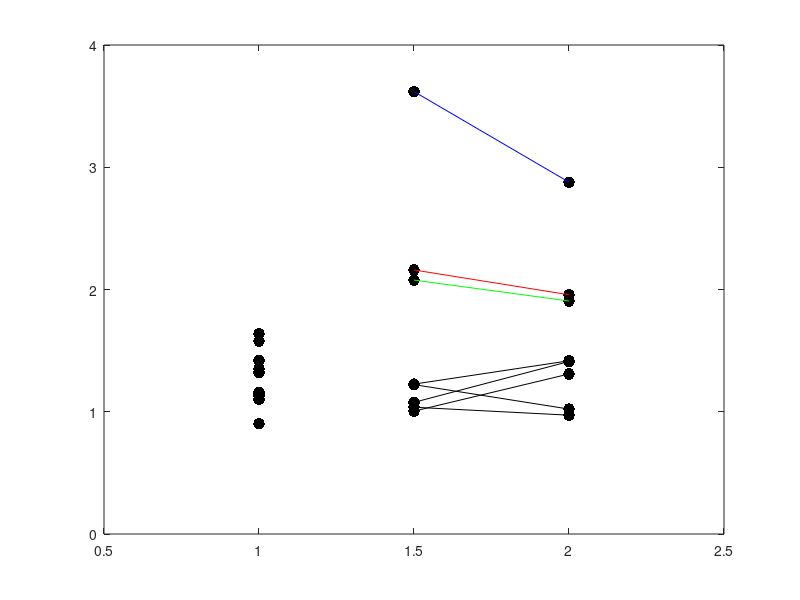
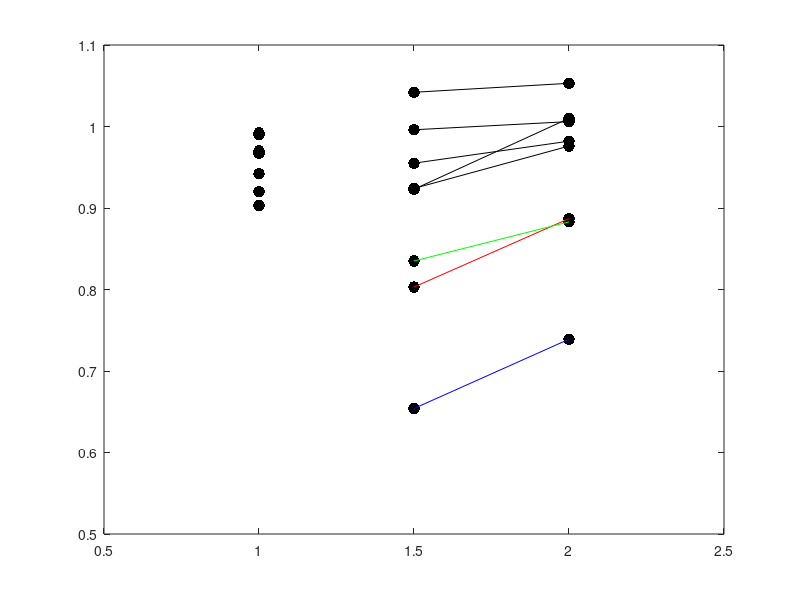
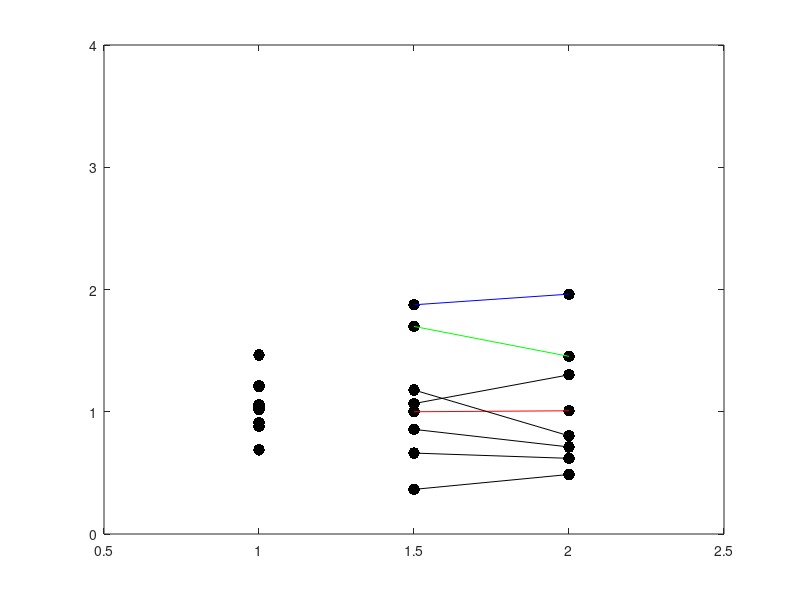
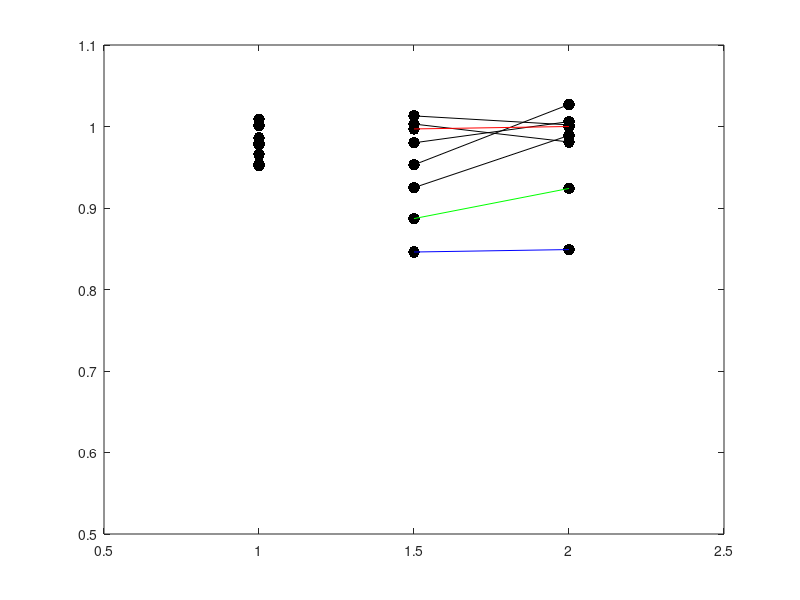

Recreate these plots in MATLAB, in order. (Note: this script raises an error after producing the figures.)
function patient_plots()
%PATIENT_PLOTS Summary of this function goes here
%   Detailed explanation goes here

% COMPARISON PLOTS
% PRIMARY ERROR
% 
colz = [1 1 1 1 1 1 1 1 1 1.5 1.5 1.5 1.5 1.5 1.5 1.5 1.5 2 2 2 2 2 2 2 2];
valz = [1.132 1.351 1.637 1.159 1.578 0.901 1.421 1.319 1.101 1.005 1.037 1.077 1.226 2.160 1.222 2.077 3.619 1.309 0.972 1.411 1.417 1.957 1.022 1.906 2.878];
p1 = [1.005 1.309];
p2 = [1.037	0.972];
p3 = [1.077 1.411];
p4 = [1.226	1.417];
p5 = [2.160	1.957];
p6 = [1.222	1.022];
p7 = [2.077	1.906];
p8 = [3.619 2.878];
col2 = [1.5 2];

figure('Name','No break trials primary error','NumberTitle','off')
plot(colz,valz,'.k','MarkerSize',25);
hold all
plot(col2,p1,'k')
plot(col2,p2,'k')
plot(col2,p3,'k')
plot(col2,p4,'k')
plot(col2,p5,'r')
plot(col2,p6,'k')
plot(col2,p7,'g')
plot(col2,p8,'b')
axis([.5,2.5,.0,4])

% % PRIMARY GAIN

colz = [1 1 1 1 1 1 1 1 1 1.5 1.5 1.5 1.5 1.5 1.5 1.5 1.5 2 2 2 2 2 2 2 2];
valz = [0.970 0.970 0.903 0.942 0.967 0.990 0.920 0.968 0.992 1.042 0.996 0.955 0.923 0.803 0.924 0.835 0.654 1.053 1.006 0.982 1.010 0.887 0.976 0.883 0.739];

p1 = [1.042 1.053];
p2 = [0.996	1.006];
p3 = [0.955 0.982];
p4 = [0.923	1.010];
p5 = [0.803	0.887];
p6 = [0.924	0.976];
p7 = [0.835	0.883];
p8 = [0.654 0.739];
col2 = [1.5 2];

figure('Name','No break trials primary gain','NumberTitle','off')
plot(colz,valz,'.k','MarkerSize',25);
hold all
plot(col2,p1,'k')
plot(col2,p2,'k')
plot(col2,p3,'k')
plot(col2,p4,'k')
plot(col2,p5,'r')
plot(col2,p6,'k')
plot(col2,p7,'g')
plot(col2,p8,'b')
axis([.5,2.5,.5,1.1]) 

% % FINAL ERROR
% 
colz = [1 1 1 1 1 1 1 1 1 1.5 1.5 1.5 1.5 1.5 1.5 1.5 1.5 2 2 2 2 2 2 2 2];
valz = [0.880 1.034 1.204 0.910 1.464 0.688 1.058 1.214 1.017 0.365 0.856 0.662 1.067 1.000 1.178 1.698 1.875 0.487 0.712 0.619 1.302 1.008 0.803 1.453 1.962];

p1 = [0.365 0.487];
p2 = [0.856 0.712];
p3 = [0.662 0.619];
p4 = [1.067 1.302];
p5 = [1.000 1.008];
p6 = [1.178 0.803];
p7 = [1.698 1.453];
p8 = [1.875 1.962];
col2 = [1.5 2];

figure('Name','No break trials final error','NumberTitle','off')
plot(colz,valz,'.k','MarkerSize',25);
hold all
plot(col2,p1,'k')
plot(col2,p2,'k')
plot(col2,p3,'k')
plot(col2,p4,'k')
plot(col2,p5,'r')
plot(col2,p6,'k')
plot(col2,p7,'g')
plot(col2,p8,'b')
axis([.5,2.5,.0,4])

% % Final GAIN

colz = [1 1 1 1 1 1 1 1 1 1.5 1.5 1.5 1.5 1.5 1.5 1.5 1.5 2 2 2 2 2 2 2 2];
valz = [0.980 1.001 0.986 0.966 0.978 1.009 0.978 0.954 0.952 1.013 0.980 1.003 0.953 0.997 0.925 0.887 0.846 1.002 1.006 0.981 1.027 1.000 0.989 0.924 0.849];

p1 = [1.013 1.002];
p2 = [0.980 1.006];
p3 = [1.003 0.981];
p4 = [0.953 1.027];
p5 = [0.997 1.000];
p6 = [0.925 0.989];
p7 = [0.887 0.924];
p8 = [0.846 0.849];
col2 = [1.5 2];

figure('Name','No break trials final gain','NumberTitle','off')
plot(colz,valz,'.k','MarkerSize',25);
hold all
plot(col2,p1,'k')
plot(col2,p2,'k')
plot(col2,p3,'k')
plot(col2,p4,'k')
plot(col2,p5,'r')
plot(col2,p6,'k')
plot(col2,p7,'g')
plot(col2,p8,'b')
axis([.5,2.5,.5,1.1]) 

% % SRT

colz = [1 1 1 1 1 1 1 1 1 1.5 1.5 1.5 1.5 1.5 1.5 1.5 1.5 2 2 2 2 2 2 2 2];
valz = [219 277 263 261 304 227 279 314 290 396 305 324 233 383 291 288 281 392 294 316 234 416 295 309 327];

p1 = [396 392];
p2 = [305 294];
p3 = [324 316];
p4 = [233 234];
p5 = [383 416];
p6 = [291 295];
p7 = [288 309];
p8 = [281 327];
col2 = [1.5 2];

figure('Name','No break trials SRT','NumberTitle','off')
plot(colz,valz,'.k','MarkerSize',25);
hold all
plot(col2,p1,'k')
plot(col2,p2,'k')
plot(col2,p3,'k')
plot(col2,p4,'k')
plot(col2,p5,'r')
plot(col2,p6,'k')
plot(col2,p7,'g')
plot(col2,p8,'b')
axis([.5,2.5,0,500]) 

% % PRIMARY GAIN VARIABILITY

colz = [1 1 1 1 1 1 1 1 1 1.5 1.5 1.5 1.5 1.5 1.5 1.5 1.5 2 2 2 2 2 2 2 2];
valz = [0.163 0.200 0.170 0.105 0.159 0.111 0.151 0.232 0.135 0.274 0.144 0.204 0.124 0.235 0.137 0.174 0.262 0.170 0.084 0.230 0.167 0.254 0.125 0.203 0.242];

p1 = [0.170 0.274];
p2 = [0.144	0.084];
p3 = [0.204 0.230];
p4 = [0.124	0.167];
p5 = [0.235	0.254];
p6 = [0.137	0.125];
p7 = [0.174	0.203];
p8 = [0.262	0.242];
col2 = [1.5 2];

figure('Name','No break trials gain variability','NumberTitle','off')
plot(colz,valz,'.k','MarkerSize',25);
hold all
plot(col2,p1,'k')
plot(col2,p2,'k')
plot(col2,p3,'k')
plot(col2,p4,'k')
plot(col2,p5,'r')
plot(col2,p6,'k')
plot(col2,p7,'g')
plot(col2,p8,'b')
axis([.5,2.5,0,0.6]) 

%%%%%%%%%%%%%%%%%%%%%%%%%%%%%%%%
% SIGNIFANCE TESTING AND PLOTS %
%%%%%%%%%%%%%%%%%%%%%%%%%%%%%%%%

% % PRIMARY ERROR

grp = {'control' 'control' 'control' 'control' 'control' 'control' 'control' 'control' 'control' 'dlpfcc' 'dlpfcc' 'dlpfcc' 'dlpfcc' 'fefc' 'dlpfcc' 'dlpfcc' 'fefc' 'dlpfci' 'dlpfci' 'dlpfci' 'dlpfci' 'fefi' 'dlpfci' 'dlpfci' 'fefi'};
valz = [1.132 1.351 1.637 1.159 1.578 0.901 1.421 1.319 1.101 1.005 1.037 1.077 1.226 2.160 1.222 2.077 3.619 1.309 0.972 1.411 1.417 1.957 1.022 1.906 2.878];
cont = [1.132 1.351 1.637 1.159 1.578 0.901 1.421 1.319 1.101];
dlpfci = [1.005 1.037 1.077 1.226 1.222 2.077];
fefi = [2.160 3.619];
dlpfcc = [1.309 0.972 1.411 1.417 1.022 1.906];
fefc = [1.957 2.878];

p = kruskalwallis(valz,grp)
pdlpfci = ranksum(cont,dlpfci)
pdlpfcc = ranksum(cont,dlpfcc)
pfefi = ranksum(cont,fefi)
pfefc = ranksum(cont,fefc)

% figure('Name','Primary error','NumberTitle','off')
% meds = [median(cont); median(dlpfci); median(dlpfcc); median(fefi); median(fefc)];
% errs = [iqr(cont); iqr(dlpfci); iqr(dlpfcc); iqr(fefi); iqr(fefc)];
% h = barwitherr(errs,meds);

figure('Name','Primary error','NumberTitle','off')
gp = [1 1 1 1 1 1 1 1 1 2 2 2 2 4 2 2 4 3 3 3 3 5 3 3 5];
boxplot(valz,gp,'whisker',0,'symbol','r','plotstyle','compact');
ylim([0 4.5])

% % PRIMARY GAIN

grp = {'control' 'control' 'control' 'control' 'control' 'control' 'control' 'control' 'control' 'dlpfcc' 'dlpfcc' 'dlpfcc' 'dlpfcc' 'fefc' 'dlpfcc' 'dlpfcc' 'fefc' 'dlpfci' 'dlpfci' 'dlpfci' 'dlpfci' 'fefi' 'dlpfci' 'dlpfci' 'fefi'};
valz = [0.970 0.970 0.903 0.942 0.967 0.990 0.920 0.968 0.992 1.042 0.996 0.955 0.923 0.803 0.924 0.835 0.654 1.053 1.006 0.982 1.010 0.887 0.976 0.883 0.739];
cont = [0.970 0.970 0.903 0.942 0.967 0.990 0.920 0.968 0.992];
dlpfci = [1.042 0.996 0.955 0.923 0.924 0.835];
fefi = [0.803 0.654];
dlpfcc = [1.053 1.006 0.982 1.010 0.976 0.883];
fefc = [0.887 0.739];

p = kruskalwallis(valz,grp)
pdlpfci = ranksum(cont,dlpfci)
pdlpfcc = ranksum(cont,dlpfcc)
pfefi = ranksum(cont,fefi)
pfefc = ranksum(cont,fefc)

figure('Name','Primary gain','NumberTitle','off')
gp = [1 1 1 1 1 1 1 1 1 2 2 2 2 4 2 2 4 3 3 3 3 5 3 3 5];
boxplot(valz,gp,'whisker',0,'symbol','r','plotstyle','compact');
ylim([.5 1.1])

% % FINAL ERROR
% 
grp = {'control' 'control' 'control' 'control' 'control' 'control' 'control' 'control' 'control' 'dlpfcc' 'dlpfcc' 'dlpfcc' 'dlpfcc' 'fefc' 'dlpfcc' 'dlpfcc' 'fefc' 'dlpfci' 'dlpfci' 'dlpfci' 'dlpfci' 'fefi' 'dlpfci' 'dlpfci' 'fefi'};
valz = [0.880 1.034 1.204 0.910 1.464 0.688 1.058 1.214 1.017 0.365 0.856 0.662 1.067 1.000 1.178 1.698 1.875 0.487 0.712 0.619 1.302 1.008 0.803 1.453 1.962];

p = kruskalwallis(valz,grp)

figure('Name','Final error','NumberTitle','off')
gp = [1 1 1 1 1 1 1 1 1 2 2 2 2 4 2 2 4 3 3 3 3 5 3 3 5];
boxplot(valz,gp,'whisker',0,'symbol','r','plotstyle','compact');
ylim([0 4.5])

% % Final GAIN

grp = {'control' 'control' 'control' 'control' 'control' 'control' 'control' 'control' 'control' 'dlpfcc' 'dlpfcc' 'dlpfcc' 'dlpfcc' 'fefc' 'dlpfcc' 'dlpfcc' 'fefc' 'dlpfci' 'dlpfci' 'dlpfci' 'dlpfci' 'fefi' 'dlpfci' 'dlpfci' 'fefi'};
valz = [0.980 1.001 0.986 0.966 0.978 1.009 0.978 0.954 0.952 1.013 0.980 1.003 0.953 0.997 0.925 0.887 0.846 1.002 1.006 0.981 1.027 1.000 0.989 0.924 0.849];

p = kruskalwallis(valz,grp)

figure('Name','Final gain','NumberTitle','off')
gp = [1 1 1 1 1 1 1 1 1 2 2 2 2 4 2 2 4 3 3 3 3 5 3 3 5];
boxplot(valz,gp,'whisker',0,'symbol','r','plotstyle','compact');
ylim([.5 1.1])

% % SRT

grp = {'control' 'control' 'control' 'control' 'control' 'control' 'control' 'control' 'control' 'dlpfcc' 'dlpfcc' 'dlpfcc' 'dlpfcc' 'fefc' 'dlpfcc' 'dlpfcc' 'fefc' 'dlpfci' 'dlpfci' 'dlpfci' 'dlpfci' 'fefi' 'dlpfci' 'dlpfci' 'fefi'};
valz = [219 277 263 261 304 227 279 314 290 396 305 324 233 383 291 288 281 392 294 316 234 416 295 309 327];
cont = [219 277 263 261 304 227 279 314 290];
dlpfci = [396 305 324 233 288 281];
fefi = [383 281];
dlpfcc = [392 294 316 234 295 309];
fefc = [416 327];

p = kruskalwallis(valz,grp)

figure('Name','SRT','NumberTitle','off')
gp = [1 1 1 1 1 1 1 1 1 2 2 2 2 4 2 2 4 3 3 3 3 5 3 3 5];
boxplot(valz,gp,'whisker',0,'symbol','r','plotstyle','compact');
ylim([0 500])

% % GAIN VARIABILITY

grp = {'control' 'control' 'control' 'control' 'control' 'control' 'control' 'control' 'control' 'dlpfcc' 'dlpfcc' 'dlpfcc' 'dlpfcc' 'fefc' 'dlpfcc' 'dlpfcc' 'fefc' 'dlpfci' 'dlpfci' 'dlpfci' 'dlpfci' 'fefi' 'dlpfci' 'dlpfci' 'fefi'};
valz = [0.163 0.200 0.170 0.105 0.159 0.111 0.151 0.232 0.135 0.274 0.144 0.204 0.124 0.235 0.137 0.174 0.262 0.170 0.084 0.230 0.167 0.254 0.125 0.203 0.242];
cont = [0.163 0.200 0.170 0.105 0.159 0.111 0.151 0.232 0.135];
dlpfci = [0.274 0.144 0.204 0.124 0.125 0.203];
fefi = [0.235 0.262];
dlpfcc = [0.170 0.084 0.230 0.167];
fefc = [0.254 0.242];

p = kruskalwallis(valz,grp)

figure('Name','Gain variability','NumberTitle','off')
gp = [1 1 1 1 1 1 1 1 1 2 2 2 2 4 2 2 4 3 3 3 3 5 3 3 5];
boxplot(valz,gp,'whisker',0,'symbol','r','plotstyle','compact');
ylim([0 .6])

% % CONTROLS L V R ERROR
le = [1.182 1.238 1.565 1.188 1.669 0.988 1.462 1.322 1.076];
ri = [1.077 1.475 1.717 1.120 1.447 0.842 1.375 1.283 1.105];

error_lr = ranksum(le,ri)

% % CONTROLS L V R GAIN

le = [0.966 0.980 0.907 0.949 0.922 0.986 0.922 0.976 0.986];
ri = [0.974 0.959 0.902 0.937 0.997 0.990 0.920 0.932 0.993];

gain_lr = ranksum(le,ri)

% % CONTROLS L V R SRT

le = [221 278 261 255 323 236 273 320 282];
ri = [219 276 265 265 291 218 285 308 300];

srt_lr = ranksum(le,ri)

% for i=1:7
%     ys(i) = dt_err(i) * (sin(bins(i)));
%     xs(i) = dt_err(i) * (cos(bins(i)));
% end
% 
% xm = mean(xs);
% ym = mean(ys);
% 
% [th,r] = cart2pol(xm,ym);
% compass(th,r);

% COMPASS PLOTS
% MEAN DIRECTION

% amp = mean(dt_err_f);
% origrho=dt_err_f;
% origtheta= bins;
% [X,Y] = pol2cart(origtheta,origrho);
% for i=1:8,am(i)=X(i)*origrho(i);bm(i)=Y(i)*origrho(i);end
% Cmx=sum(am)/sum(origrho(1:8));
% Cmy=sum(bm)/sum(origrho(1:8));
% Cmvr=sqrt(Cmx.^2 + Cmy.^2);%length
% Cmvtheta=atan2(Cmy,Cmx);%angle of average vector
% Cmvrnormorig=Cmvr/mean(origrho(1:8));
% polar(origtheta,origrho)
% hold on
% polar(Cmvtheta,amp,'*r')
% compass(Cmvtheta,amp);

% MULTISTEP SACCADES

cont = [0.070 0.058 0.080 0.058 0.025 0.008 0.089 0.004 0.045];
cl = [0.040 0.028 0.024 0.027 0 0 0.051 0 0.024 0.022];
cr = [0.029 0.028 0.055 0.030 0.004 0.008 0.038 0.003 0.013 0.023];
dlpfci = [0.024 0.037 0.035 0.008 0.006 0.060];
fefi = [0.108 0.087];
dlpfcc = [0.014 0.013 0.059 0.033 0.010 0.053];
fefc = [0.167 0.178];

c = [0.070 0.058 0.080 0.058 0.025 0.008 0.089 0.004 0.045];
d = [0.039 0.051 0.095 0.042 0.017 0.114];
f = [0.276 0.265];

figure('Name','Multisteps','NumberTitle','off')
meds = [median(cont); median(dlpfci); median(dlpfcc); median(fefi); median(fefc)];
errs = [iqr(cont); iqr(dlpfci); iqr(dlpfcc); iqr(fefi); iqr(fefc)];
h = barwitherr(errs,meds);

figure('Name','Multisteps','NumberTitle','off')
meds = [median(cl); median(cr); median(dlpfcc); median(dlpfci); median(fefc); median(fefi)];
errs = [iqr(cl); iqr(cr); iqr(dlpfcc); iqr(dlpfci); iqr(fefc); iqr(fefi)];
h = barwitherr(errs,meds);

figure('Name','Multisteps','NumberTitle','off')
meds = [median(c); median(d); median(f)];
errs = [iqr(c); iqr(d); iqr(f)];
h = barwitherr(errs,meds);

grp = {'control' 'control' 'control' 'control' 'control' 'control' 'control' 'control' 'control' 'dlpfcc' 'dlpfcc' 'dlpfcc' 'dlpfcc' 'fefc' 'dlpfcc' 'dlpfcc' 'fefc' 'dlpfci' 'dlpfci' 'dlpfci' 'dlpfci' 'fefi' 'dlpfci' 'dlpfci' 'fefi'};
valz = [0.070 0.058 0.080 0.058 0.025 0.008 0.089 0.004 0.045 0.014 0.013 0.059 0.033 0.167 0.010 0.053 0.178 0.024 0.037 0.035 0.008 0.108 0.006 0.060 0.087];

p = kruskalwallis(valz,grp)

pdlpfci = ranksum(cont,dlpfci)
pdlpfcc = ranksum(cont,dlpfcc)
pfefi = ranksum(cont,fefi)
pfefc = ranksum(cont,fefc)

% CONTROL AGES

% [27 45 35 32 20 20 29 gal ala]

end

